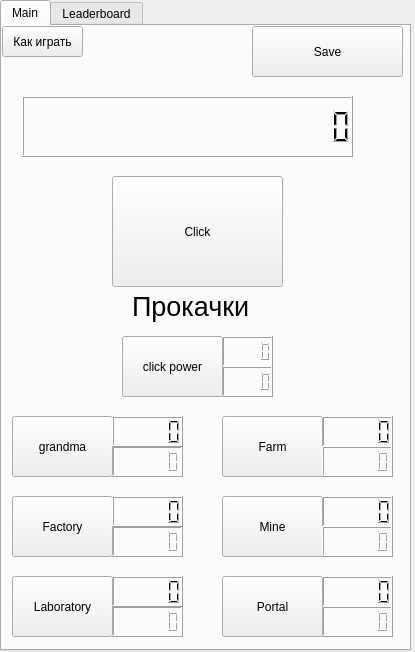
<?xml version="1.0" encoding="UTF-8"?>
<ui version="4.0">
 <class>Form</class>
 <widget class="QWidget" name="Form">
  <property name="geometry">
   <rect>
    <x>0</x>
    <y>0</y>
    <width>415</width>
    <height>652</height>
   </rect>
  </property>
  <property name="windowTitle">
   <string>Clicker</string>
  </property>
  <widget class="QTabWidget" name="tabWidget">
   <property name="geometry">
    <rect>
     <x>0</x>
     <y>0</y>
     <width>411</width>
     <height>651</height>
    </rect>
   </property>
   <property name="currentIndex">
    <number>0</number>
   </property>
   <widget class="QWidget" name="tab">
    <attribute name="title">
     <string>Main</string>
    </attribute>
    <widget class="QLCDNumber" name="laboratory_price">
     <property name="geometry">
      <rect>
       <x>110</x>
       <y>580</y>
       <width>71</width>
       <height>31</height>
      </rect>
     </property>
     <property name="digitCount">
      <number>6</number>
     </property>
    </widget>
    <widget class="QLCDNumber" name="portal_number">
     <property name="geometry">
      <rect>
       <x>320</x>
       <y>550</y>
       <width>71</width>
       <height>31</height>
      </rect>
     </property>
    </widget>
    <widget class="QLCDNumber" name="click_number">
     <property name="geometry">
      <rect>
       <x>220</x>
       <y>310</y>
       <width>51</width>
       <height>31</height>
      </rect>
     </property>
    </widget>
    <widget class="QPushButton" name="main_click">
     <property name="geometry">
      <rect>
       <x>110</x>
       <y>150</y>
       <width>171</width>
       <height>111</height>
      </rect>
     </property>
     <property name="text">
      <string>Click</string>
     </property>
    </widget>
    <widget class="QLCDNumber" name="click_price">
     <property name="geometry">
      <rect>
       <x>220</x>
       <y>340</y>
       <width>51</width>
       <height>31</height>
      </rect>
     </property>
    </widget>
    <widget class="QLCDNumber" name="main_display">
     <property name="geometry">
      <rect>
       <x>20</x>
       <y>70</y>
       <width>331</width>
       <height>61</height>
      </rect>
     </property>
     <property name="digitCount">
      <number>18</number>
     </property>
    </widget>
    <widget class="QLCDNumber" name="mine_number">
     <property name="geometry">
      <rect>
       <x>320</x>
       <y>470</y>
       <width>71</width>
       <height>31</height>
      </rect>
     </property>
    </widget>
    <widget class="QLCDNumber" name="factory_price">
     <property name="geometry">
      <rect>
       <x>110</x>
       <y>500</y>
       <width>71</width>
       <height>31</height>
      </rect>
     </property>
     <property name="digitCount">
      <number>6</number>
     </property>
    </widget>
    <widget class="QLCDNumber" name="portal_price">
     <property name="geometry">
      <rect>
       <x>320</x>
       <y>580</y>
       <width>71</width>
       <height>31</height>
      </rect>
     </property>
     <property name="digitCount">
      <number>6</number>
     </property>
    </widget>
    <widget class="QLCDNumber" name="farm_number">
     <property name="geometry">
      <rect>
       <x>320</x>
       <y>390</y>
       <width>71</width>
       <height>31</height>
      </rect>
     </property>
    </widget>
    <widget class="QPushButton" name="portal_push">
     <property name="geometry">
      <rect>
       <x>220</x>
       <y>550</y>
       <width>101</width>
       <height>61</height>
      </rect>
     </property>
     <property name="text">
      <string>Portal</string>
     </property>
    </widget>
    <widget class="QPushButton" name="click_push">
     <property name="geometry">
      <rect>
       <x>120</x>
       <y>310</y>
       <width>101</width>
       <height>61</height>
      </rect>
     </property>
     <property name="text">
      <string>click power</string>
     </property>
    </widget>
    <widget class="QPushButton" name="factory_push">
     <property name="geometry">
      <rect>
       <x>10</x>
       <y>470</y>
       <width>101</width>
       <height>61</height>
      </rect>
     </property>
     <property name="text">
      <string>Factory</string>
     </property>
    </widget>
    <widget class="QLCDNumber" name="laboratory_number">
     <property name="geometry">
      <rect>
       <x>110</x>
       <y>550</y>
       <width>71</width>
       <height>31</height>
      </rect>
     </property>
    </widget>
    <widget class="QLCDNumber" name="grandma_price">
     <property name="geometry">
      <rect>
       <x>110</x>
       <y>420</y>
       <width>71</width>
       <height>31</height>
      </rect>
     </property>
     <property name="digitCount">
      <number>6</number>
     </property>
    </widget>
    <widget class="QLCDNumber" name="factory_number">
     <property name="geometry">
      <rect>
       <x>110</x>
       <y>470</y>
       <width>71</width>
       <height>31</height>
      </rect>
     </property>
    </widget>
    <widget class="QPushButton" name="mine_push">
     <property name="geometry">
      <rect>
       <x>220</x>
       <y>470</y>
       <width>101</width>
       <height>61</height>
      </rect>
     </property>
     <property name="text">
      <string>Mine</string>
     </property>
    </widget>
    <widget class="QPushButton" name="grandma_push">
     <property name="geometry">
      <rect>
       <x>10</x>
       <y>390</y>
       <width>101</width>
       <height>61</height>
      </rect>
     </property>
     <property name="text">
      <string>grandma</string>
     </property>
    </widget>
    <widget class="QPushButton" name="laboratory_push">
     <property name="geometry">
      <rect>
       <x>10</x>
       <y>550</y>
       <width>101</width>
       <height>61</height>
      </rect>
     </property>
     <property name="text">
      <string>Laboratory</string>
     </property>
    </widget>
    <widget class="QLCDNumber" name="grandma_number">
     <property name="geometry">
      <rect>
       <x>110</x>
       <y>390</y>
       <width>71</width>
       <height>31</height>
      </rect>
     </property>
    </widget>
    <widget class="QPushButton" name="farm_push">
     <property name="geometry">
      <rect>
       <x>220</x>
       <y>390</y>
       <width>101</width>
       <height>61</height>
      </rect>
     </property>
     <property name="text">
      <string>Farm</string>
     </property>
    </widget>
    <widget class="QLabel" name="label">
     <property name="geometry">
      <rect>
       <x>130</x>
       <y>260</y>
       <width>131</width>
       <height>41</height>
      </rect>
     </property>
     <property name="font">
      <font>
       <pointsize>20</pointsize>
      </font>
     </property>
     <property name="text">
      <string>Прокачки</string>
     </property>
    </widget>
    <widget class="QLCDNumber" name="mine_price">
     <property name="geometry">
      <rect>
       <x>320</x>
       <y>500</y>
       <width>71</width>
       <height>31</height>
      </rect>
     </property>
     <property name="digitCount">
      <number>6</number>
     </property>
    </widget>
    <widget class="QLCDNumber" name="farm_price">
     <property name="geometry">
      <rect>
       <x>320</x>
       <y>420</y>
       <width>71</width>
       <height>31</height>
      </rect>
     </property>
     <property name="digitCount">
      <number>6</number>
     </property>
    </widget>
    <widget class="QPushButton" name="save_push">
     <property name="geometry">
      <rect>
       <x>250</x>
       <y>0</y>
       <width>151</width>
       <height>51</height>
      </rect>
     </property>
     <property name="text">
      <string>Save</string>
     </property>
    </widget>
    <widget class="QPushButton" name="help">
     <property name="geometry">
      <rect>
       <x>0</x>
       <y>0</y>
       <width>81</width>
       <height>31</height>
      </rect>
     </property>
     <property name="text">
      <string>Как играть</string>
     </property>
    </widget>
   </widget>
   <widget class="QWidget" name="tab_2">
    <attribute name="title">
     <string>Leaderboard</string>
    </attribute>
    <widget class="QTableWidget" name="table">
     <property name="geometry">
      <rect>
       <x>0</x>
       <y>0</y>
       <width>411</width>
       <height>601</height>
      </rect>
     </property>
    </widget>
   </widget>
  </widget>
 </widget>
 <resources/>
 <connections/>
</ui>
